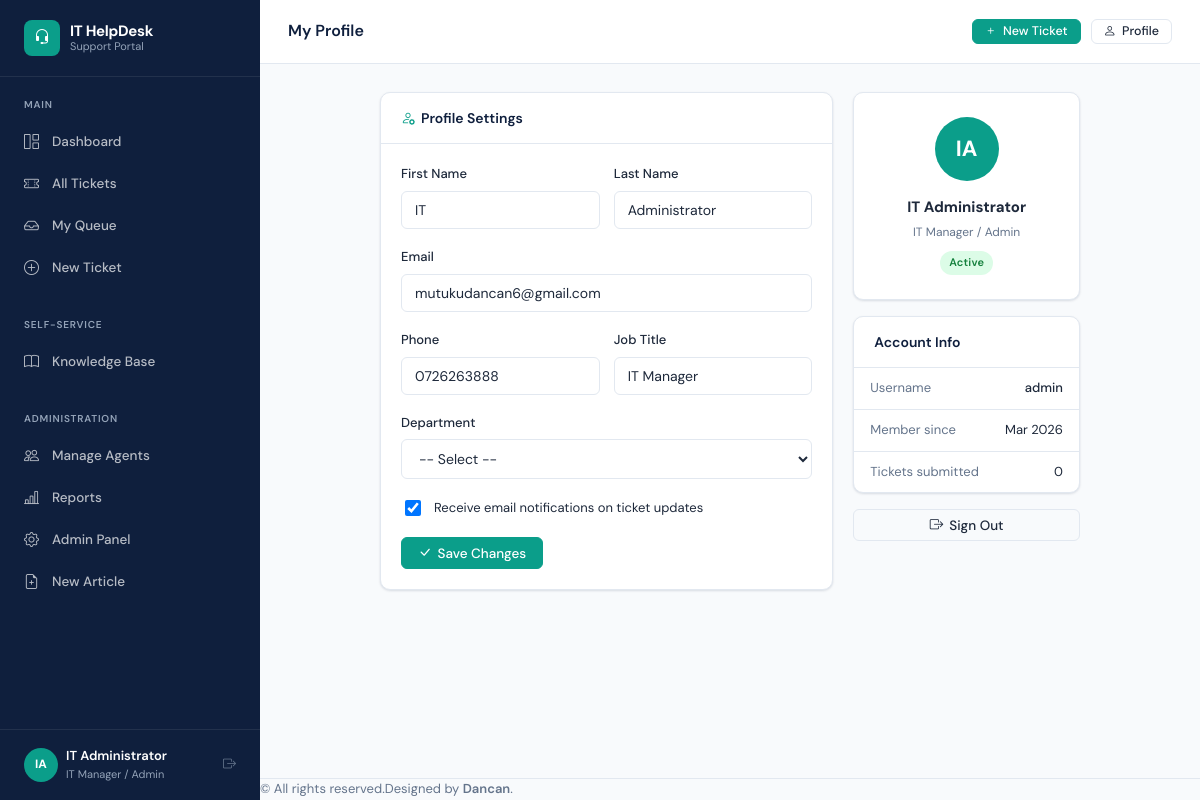
The app's page /accounts/profile/ (signed in) with its own data.
### accounts/models.py (models this page shows, shortened)
class User(AbstractUser):
    ROLE_END_USER = 'end_user'
    ROLE_AGENT = 'agent'
    ROLE_MANAGER = 'manager'
    ROLE_CHOICES = [
        (ROLE_END_USER, 'End User'),
        (ROLE_AGENT, 'IT Support Agent'),
        (ROLE_MANAGER, 'IT Manager / Admin'),
    ]
    role = models.CharField(max_length=20, choices=ROLE_CHOICES, default=ROLE_END_USER)
    department = models.ForeignKey(Department, on_delete=models.SET_NULL, null=True, blank=True, related_name='users')
    phone = models.CharField(max_length=20, blank=True)
    avatar = models.ImageField(upload_to='avatars/', blank=True, null=True)
    job_title = models.CharField(max_length=100, blank=True)
    is_active = models.BooleanField(default=True)
    email_notifications = models.BooleanField(default=True)
    created_at = models.DateTimeField(auto_now_add=True)
    @property
    def is_end_user(self):
        return self.role == self.ROLE_END_USER
    @property
    def is_manager(self):
        return self.role == self.ROLE_MANAGER
    def get_initials(self):
        if self.first_name and self.last_name:
            return f"{self.first_name[0]}{self.last_name[0]}".upper()
        return self.username[:2].upper()

### accounts/views.py (the view)
# urls.py: path('profile/', views.profile_view, name='profile'),
@login_required
def profile_view(request):
    form = UserProfileForm(request.POST or None, request.FILES or None, instance=request.user)
    if request.method == 'POST' and form.is_valid():
        form.save()
        messages.success(request, 'Profile updated successfully.')
        return redirect('accounts:profile')
    recent_tickets = Ticket.objects.filter(submitted_by=request.user).order_by('-created_at')[:5]
    return render(request, 'accounts/profile.html', {'form': form, 'recent_tickets': recent_tickets})

### accounts/forms.py
class UserProfileForm(forms.ModelForm):
    class Meta:
        model = User
        fields = ['first_name', 'last_name', 'email', 'phone', 'job_title', 'department', 'avatar', 'email_notifications']
        widgets = {
            'first_name': forms.TextInput(attrs={'class': 'form-control'}),
            'last_name': forms.TextInput(attrs={'class': 'form-control'}),
            'email': forms.EmailInput(attrs={'class': 'form-control'}),
            'phone': forms.TextInput(attrs={'class': 'form-control'}),
            'job_title': forms.TextInput(attrs={'class': 'form-control'}),
        }

### templates/accounts/profile.html (shortened to what this page needs)
{% extends "base/base.html" %}
{% block page_title %}My Profile{% endblock %}
{% block content %}
<div style="max-width:700px;margin:0 auto;">
  <div class="grid-2-1" style="align-items:start;">
    <div class="card">
      <div class="card-header"><h5><i class="bi bi-person-gear" style="color:var(--teal);margin-right:6px;"></i>Profile Settings</h5></div>
      <div class="card-body">
        <form method="post" enctype="multipart/form-data">
          <div class="grid-2" style="gap:14px;">
            <div class="form-group">
              <label class="form-label">First Name</label>
              <input type="text" name="first_name" class="form-control" value="{{ user.first_name }}">
            </div>
            <div class="form-group">
              <label class="form-label">Last Name</label>
              <input type="text" name="last_name" class="form-control" value="{{ user.last_name }}">
            </div>
          </div>
          <div class="form-group">
            <label class="form-label">Email</label>
            <input type="email" name="email" class="form-control" value="{{ user.email }}">
          </div>
          <div class="grid-2" style="gap:14px;">
            <div class="form-group">
              <label class="form-label">Phone</label>
              <input type="text" name="phone" class="form-control" value="{{ user.phone }}">
            </div>
            <div class="form-group">
              <label class="form-label">Job Title</label>
              <input type="text" name="job_title" class="form-control" value="{{ user.job_title }}">
            </div>
          </div>
          <div class="form-group">
            <label class="form-label">Department</label>
            <select name="department" class="form-select">
              <option value="">-- Select --</option>
            </select>
          </div>
          <div style="display:flex;align-items:center;gap:10px;margin-bottom:18px;">
            <input type="checkbox" name="email_notifications" id="email_notif" style="width:16px;height:16px;"
              {% if user.email_notifications %}checked{% endif %}>
            <label for="email_notif" style="font-size:13px;cursor:pointer;">Receive email notifications on ticket updates</label>
          </div>
          <button type="submit" class="btn btn-primary">
            <i class="bi bi-check-lg"></i> Save Changes
          </button>
        </form>
      </div>
    </div>
    <div style="display:flex;flex-direction:column;gap:16px;">
      <div class="card">
        <div class="card-body" style="text-align:center;padding:24px;">
          <div class="avatar avatar-lg" style="width:64px;height:64px;font-size:22px;margin:0 auto 14px;background:var(--teal);">
            {{ user.get_initials }}
          </div>
          <div style="font-weight:700;font-size:15px;">{{ user.get_full_name|default:user.username }}</div>
          <div style="font-size:12px;color:var(--text-muted);margin-top:4px;">{{ user.get_role_display }}</div>
          <div style="margin-top:8px;">
            <span class="badge badge-resolved">Active</span>
          </div>
        </div>
      </div>
      <div class="card">
        <div class="card-header"><h6>Account Info</h6></div>
        <div class="card-body" style="padding:0;">
          <div style="padding:10px 16px;border-bottom:1px solid var(--border);display:flex;justify-content:space-between;font-size:13px;">
            <span class="text-muted">Username</span>
            <span style="font-weight:500;">{{ user.username }}</span>
          </div>
          <div style="padding:10px 16px;border-bottom:1px solid var(--border);display:flex;justify-content:space-between;font-size:13px;">
            <span class="text-muted">Member since</span>
            <span>{{ user.date_joined|date:"M Y" }}</span>
          </div>
          <div style="padding:10px 16px;display:flex;justify-content:space-between;font-size:13px;">
            <span class="text-muted">Tickets submitted</span>
            <span>{{ recent_tickets.count }}</span>
          </div>
        </div>
      </div>
      <a href="{% url 'accounts:logout' %}" class="btn btn-outline" style="justify-content:center;">
        <i class="bi bi-box-arrow-right"></i> Sign Out
      </a>
    </div>
  </div>
</div>
{% endblock %}

### templates/base/base.html (shortened to what this page needs)
<!DOCTYPE html>
<html lang="en">
<head>
  <link rel="stylesheet" href="https://cdn.jsdelivr.net/npm/bootstrap-icons@1.11.3/font/bootstrap-icons.css">
  <link rel="stylesheet" href="/static/css/main.css">
</head>
<body>
<div class="app-wrapper">
  <aside class="sidebar" id="sidebar">
    <div class="sidebar-brand">
      <div class="sidebar-brand-icon"><i class="bi bi-headset"></i></div>
      <div class="sidebar-brand-text">
        IT HelpDesk
        <small>Support Portal</small>
      </div>
    </div>
    <div class="sidebar-section">
      <div class="sidebar-section-label">Main</div>
      <ul class="sidebar-nav">
        <li>
          <a href="{% url 'dashboard:home' %}" class="{% if request.resolver_match.namespace == 'dashboard' and request.resolver_match.url_name == 'home' %}active{% endif %}">
            <i class="bi bi-grid-1x2"></i> Dashboard
          </a>
        </li>
        <li>
          <a href="{% url 'tickets:list' %}" class="{% if request.resolver_match.namespace == 'tickets' and request.resolver_match.url_name == 'list' %}active{% endif %}">
            <i class="bi bi-ticket-perforated"></i> All Tickets
          </a>
        </li>
        {% if not user.is_end_user %}
        <li>
          <a href="{% url 'tickets:my_queue' %}" class="{% if request.resolver_match.url_name == 'my_queue' %}active{% endif %}">
            <i class="bi bi-inbox"></i> My Queue
          </a>
        </li>
        {% endif %}
        <li>
          <a href="{% url 'tickets:submit' %}" class="{% if request.resolver_match.url_name == 'submit' %}active{% endif %}">
            <i class="bi bi-plus-circle"></i> New Ticket
          </a>
        </li>
      </ul>
    </div>
    <div class="sidebar-section">
      <div class="sidebar-section-label">Self-Service</div>
      <ul class="sidebar-nav">
        <li>
          <a href="{% url 'knowledge:home' %}" class="{% if request.resolver_match.namespace == 'knowledge' %}active{% endif %}">
            <i class="bi bi-book"></i> Knowledge Base
          </a>
        </li>
      </ul>
    </div>
    {% if user.is_manager %}
    <div class="sidebar-section">
      <div class="sidebar-section-label">Administration</div>
      <ul class="sidebar-nav">
        <li>
          <a href="{% url 'accounts:agent_list' %}" class="{% if request.resolver_match.url_name == 'agent_list' %}active{% endif %}">
            <i class="bi bi-people"></i> Manage Agents
          </a>
        </li>
        <li>
          <a href="{% url 'dashboard:reports' %}" class="{% if request.resolver_match.url_name == 'reports' %}active{% endif %}">
            <i class="bi bi-bar-chart-line"></i> Reports
          </a>
        </li>
        <li>
          <a href="/admin/" target="_blank">
            <i class="bi bi-gear"></i> Admin Panel
          </a>
        </li>
        <li>
          <a href="{% url 'knowledge:article_create' %}" class="{% if request.resolver_match.url_name == 'article_create' %}active{% endif %}">
            <i class="bi bi-file-earmark-plus"></i> New Article
          </a>
        </li>
      </ul>
    </div>
    {% endif %}
    <div class="sidebar-footer">
      <div class="sidebar-user d-flex align-items-center gap-2">
        <div class="sidebar-user-avatar">{{ user.get_initials }}</div>
        <div class="sidebar-user-info">
          <div class="sidebar-user-name">{{ user.get_full_name|default:user.username }}</div>
          <div class="sidebar-user-role">{{ user.get_role_display }}</div>
        </div>
        <a href="{% url 'accounts:logout' %}" title="Logout" class="ms-auto text-muted">
          <i class="bi bi-box-arrow-right"></i>
        </a>
      </div>
    </div>
  </aside>
  <div class="main-content">
    <header class="topbar d-flex justify-content-between align-items-center">
      <h1 class="topbar-title mb-0">{% block page_title %}Dashboard{% endblock %}</h1>
      <div class="topbar-actions">
        {% block topbar_actions %}
        <a href="{% url 'tickets:submit' %}" class="btn btn-primary btn-sm">
          <i class="bi bi-plus"></i> New Ticket
        </a>
        <a href="{% url 'accounts:profile' %}" class="btn btn-outline btn-sm">
          <i class="bi bi-person"></i> Profile
        </a>
        {% endblock %}
      </div>
    </header>
    <main class="page-content p-3">
      {% block content %}{% endblock %}
    </main>
    <footer class="footer text-center mt-4 p-3" style="font-size:13px; color:var(--text-muted); border-top:1px solid var(--border);">
      &copy; {{ now|date:"Y" }}All rights reserved.Designed by <a href="https://github.com/Dancanmutuku" target="_blank" style="color:var(--primary); font-weight:600;">Dancan</a>.
    </footer>
  </div>
</div>
</body>
</html>

### records on screen
User: get_initials "IA", get_full_name "IT Administrator", role "IT Manager / Admin", first_name "IT", last_name "Administrator", email "mutukudancan6@gmail.com", phone "0726263888", job_title "IT Manager", email_notifications "☑", username "admin", date_joined "Mar 2026"

### other values on screen
{{ recent_tickets.count }} "0"
